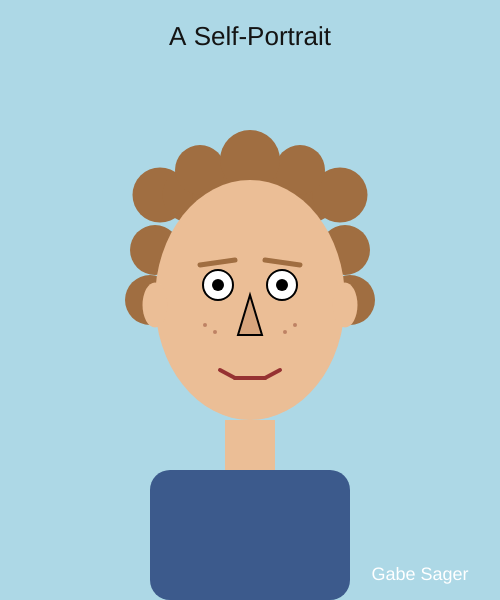
Frame 1 (no input)
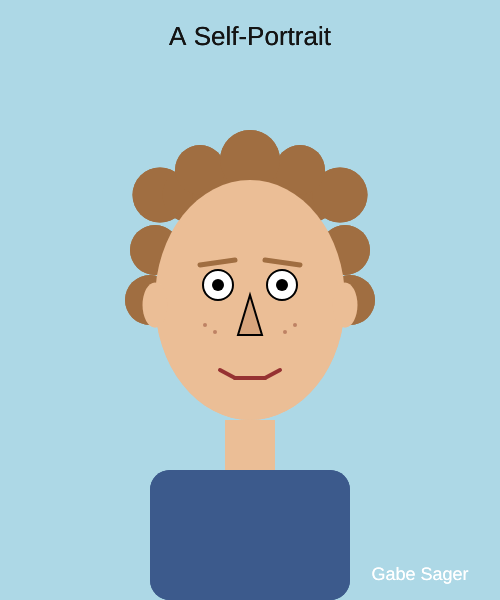
Frame 2 (the mouse pressed at the canvas centre, redrawn once)

The p5.js sketch that drew these frames (run headless with seeded random() and noise() and a simulated clock; the mouse was pressed at the canvas centre and the sketch redrawn once):

// p5.js sketch
// ── sketch.js
function setup() {
  createCanvas(500, 600);
  background(173, 216, 230); // light blue backdrop
}

function draw() {
  // ----- BODY (rect + square) -----
  noStroke();
  fill(60, 90, 140);
  rect(150, 470, 200, 130, 20);      // shirt / shoulders
  fill(235, 190, 150);
  square(225, 420, 50);              // neck

  // ----- CURLY HAIR (many circles) -----
  fill(160, 110, 65);                // lighter brown
  for (let x = 160; x <= 340; x += 30) {
    circle(x, 195, 55);              // top row of curls
  }
  circle(155, 250, 50);              // left side curls
  circle(150, 300, 50);
  circle(345, 250, 50);              // right side curls
  circle(350, 300, 50);
  circle(200, 170, 50);
  circle(300, 170, 50);
  circle(250, 160, 60);

  // ----- FACE (ellipse) -----
  fill(235, 190, 150);
  ellipse(250, 300, 190, 240);

  // ----- EARS (small ellipses) -----
  ellipse(155, 305, 25, 45);
  ellipse(345, 305, 25, 45);

  // ----- EYEBROWS (lines) -----
  stroke(160, 110, 65);
  strokeWeight(5);
  line(200, 265, 235, 260);
  line(265, 260, 300, 265);

  // ----- EYES (circles) -----
  stroke(0);
  strokeWeight(2);
  fill(255);
  circle(218, 285, 30);
  circle(282, 285, 30);

  // ----- PUPILS (points) -----
  stroke(0);
  strokeWeight(12);
  point(218, 285);                   // left pupil
  point(282, 285);                   // right pupil

  // ----- NOSE (triangle: first point is bottom-left) -----
  strokeWeight(2);
  stroke(0);
  fill(215, 165, 125);
  triangle(238, 335, 262, 335, 250, 295);

  // ----- CHEEK POINTS -----
  strokeWeight(4);
  stroke(190, 130, 100);
  point(205, 325);
  point(215, 332);
  point(285, 332);
  point(295, 325);

  // ----- MOUTH (line smile) -----
  stroke(150, 50, 50);
  strokeWeight(4);
  line(220, 370, 235, 378);
  line(235, 378, 265, 378);
  line(265, 378, 280, 370);

  // ----- TITLE -----
  noStroke();
  fill(20);
  textSize(26);
  textAlign(CENTER);
  text("A Self-Portrait", 250, 45);

  // ----- SIGNATURE -----
  textSize(18);
  fill(255);
  text("Gabe Sager", 420, 580);

  noLoop(); // draw once
}
